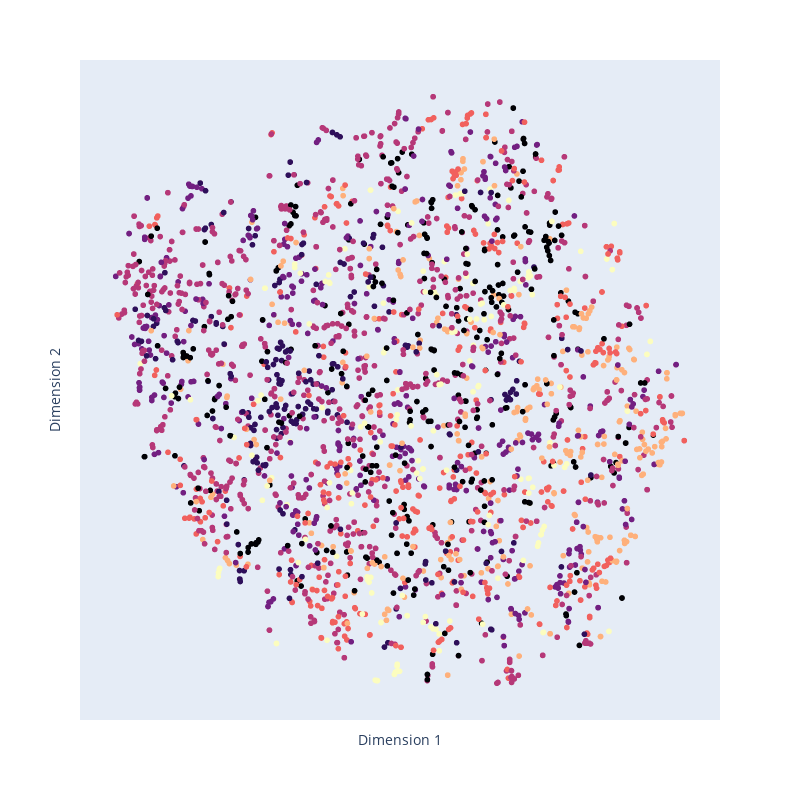

Notebook code cell kept with this figure:
### Code cell
model.eval()

out = model(data.x, data.edge_index)
visualize_2d(out, color=data.y, name = 'not_trained_2d_dist_plot')

### Figure 1 — Plotly figure (JSON) as saved in the notebook; plotly's stock layout.template omitted (floating-point values rounded to 4 significant figures; data arrays with more than 128 entries replaced by an {"elided": "..."} marker saying what was removed)
{"data": [{"hovertemplate": "x=%{x}<br>y=%{y}<br>color=%{marker.color}<extra></extra>", "legendgroup": "", "marker": {"color": {"elided": "2708 int values"}, "coloraxis": "coloraxis", "symbol": "circle"}, "mode": "markers", "name": "", "showlegend": false, "type": "scattergl", "x": {"elided": "2708 float values"}, "xaxis": "x", "y": {"elided": "2708 float values"}, "yaxis": "y"}], "layout": {"coloraxis": {"colorbar": {"title": {"text": "color"}}, "colorscale": [[0, "#000004"], [0.1111, "#180f3d"], [0.2222, "#440f76"], [0.3333, "#721f81"], [0.4444, "#9e2f7f"], [0.5556, "#cd4071"], [0.6667, "#f1605d"], [0.7778, "#fd9668"], [0.8889, "#feca8d"], [1, "#fcfdbf"]], "showscale": false}, "height": 800, "legend": {"tracegroupgap": 0}, "margin": {"t": 60}, "width": 800, "xaxis": {"anchor": "y", "autorange": true, "domain": [0, 1], "range": [-71.92, 72.51], "showgrid": false, "showticklabels": false, "title": {"text": "Dimension 1"}, "type": "linear", "zeroline": false}, "yaxis": {"anchor": "x", "autorange": true, "domain": [0, 1], "range": [-58.52, 61.88], "showgrid": false, "showticklabels": false, "title": {"text": "Dimension 2"}, "type": "linear", "zeroline": false}}}
